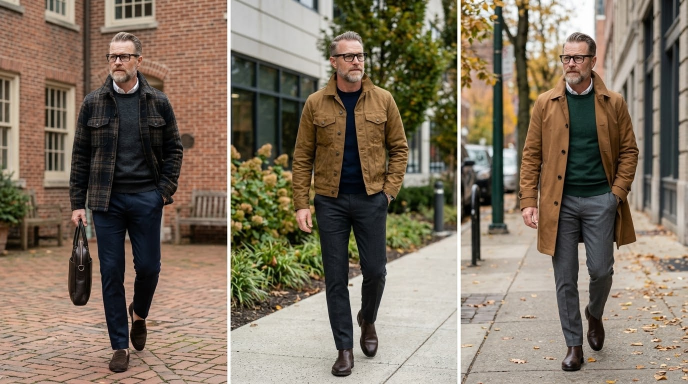
#> input picture media/jeff/1791257366908.jpg, 1376 x 768 px, given in place of verse_01_romans_10_13.jpg, which was not available (shown at 1/2 size); the run also reads 1 picture not shown here
$ python apply_fhg_human_filter.py
#> lines starting #> are read from the running program, lines starting #| are printed output that depends on the picture; after the words box and inside, x2 and y2 are one past the last pixel; in counts of white or black regions, pixels touching at a corner belong together; pictures that were not available may be replaced by others from this repository, and a replacement may not be noted
#!/usr/bin/env python3
"""
864z FHG Canonical Sketch Filter Pipeline:
  - Locked Standard for Nature & Objects (`fhg_sketch_spec`):          G2 + S2
  - Locked Standard for Humans from the Back (`fhg_sketch_people_spec`): G2 + S3

Geometry Stroke-Straightening Ladder (G1-G5):
  - G1: epsilon=0.0px,  overshoot=0.00px (Unmodified freehand curves)
  - G2: epsilon=2.5px,  overshoot=0.15px (LOCKED DEFAULT — Subtle chiseled straight segments)
  - G3: epsilon=5.5px,  overshoot=0.35px (Planar straight-line draftsmanship)
  - G4: epsilon=9.5px,  overshoot=0.65px (Bold angular straight-edge strokes)
  - G5: epsilon=16.0px, overshoot=1.10px (Architectural straight-chord abstraction)

Humanization Filter Ladder (S1-S5):
  - S1 (stage1_algorithmic): scale=0.0, blur=(0.0, 0.0), haze_opacity=0.0
  - S2 (stage2_master):      baseFreq=0.045, octaves=3, scale=1.8, blur=(0.0, 0.0), haze_opacity=0.0 (LOCKED: Nature & Objects)
  - S3 (stage3_apprentice):  baseFreq=0.035, octaves=3, scale=3.8, blur=(1.5, 1.0), haze_opacity=0.35 (LOCKED: Humans from Back)
  - S4 (stage4_student):     baseFreq=0.025, octaves=3, scale=7.5, blur=(5.0, 2.2), haze_opacity=0.45, smear_scale=6.0
  - S5 (stage5_raw):         baseFreq=0.018, octaves=4, scale=14.5, blur=(9.0, 3.8), haze_opacity=0.60, smear_scale=12.0

Always applies `C:/dev/864zeros-publish/media/visuals/jeff_canonical_signature.png` in the bottom-right corner.
"""

import os
import numpy as np
from PIL import Image, ImageDraw, ImageFilter

CANONICAL_SIG_PATH = r"C:\dev\864zeros-publish\media\visuals\jeff_canonical_signature.png"

STAGE_PRESETS = {
    "S1": {"freq": 0.045, "octaves": 1, "scale": 0.0,  "blur_x": 0.0, "blur_y": 0.0, "haze_opacity": 0.00, "smear_scale": 0.0},
    "S2": {"freq": 0.045, "octaves": 3, "scale": 1.8,  "blur_x": 0.0, "blur_y": 0.0, "haze_opacity": 0.00, "smear_scale": 0.0},
    "S3": {"freq": 0.035, "octaves": 3, "scale": 3.8,  "blur_x": 1.5, "blur_y": 1.0, "haze_opacity": 0.35, "smear_scale": 0.0},
    "S4": {"freq": 0.025, "octaves": 3, "scale": 7.5,  "blur_x": 5.0, "blur_y": 2.2, "haze_opacity": 0.45, "smear_scale": 6.0},
    "S5": {"freq": 0.018, "octaves": 4, "scale": 14.5, "blur_x": 9.0, "blur_y": 3.8, "haze_opacity": 0.60, "smear_scale": 12.0},
}

GEOM_PRESETS = {
    "G1": {"epsilon": 0.0,  "overshoot_px": 0.00},
    "G2": {"epsilon": 2.5,  "overshoot_px": 0.15},
    "G3": {"epsilon": 5.5,  "overshoot_px": 0.35},
    "G4": {"epsilon": 9.5,  "overshoot_px": 0.65},
    "G5": {"epsilon": 16.0, "overshoot_px": 1.10},
}

# Color Printmaking Filter Ladder (C1-C4): Deterministic Pure-Python Risograph & Ukiyo-e Woodblock Layers
# Applied after jeff_sketch + B1 (Blotchy Sumi-e Ink-Wash) + G1-G5 + S1-S5 across all Studio & Media Division pillars
COLOR_PRINT_PRESETS = {
    "C1": {
        "id": "C1",
        "aliases": ("C1", "PY1", "RISO_TERRA_PINE"),
        "label": "Dual-Tone Earth Risograph (Terracotta Clay & Deep Forest Pine)",
        "favorite": False,
    },
    "C2": {
        "id": "C2",
        "aliases": ("C2", "PY2", "RISO_EARTH", "RISO_OCHRE_OLIVE_UMBER"),
        "label": "3-Color Earth Risograph (Golden Ochre 18deg, Sage Olive 52deg, Terracotta Rust 78deg & Raw Umber)",
        "favorite": True,
    },
    "C3": {
        "id": "C3",
        "aliases": ("C3", "PY3", "UKIYOE_RISO", "UKIYOE_EARTH_RISO_HYBRID"),
        "label": "Ukiyo-e Woodblock x Earth-Tone Risograph Hybrid (Framed Terracotta-Amber Skyline Bokashi + 3-Color Earth Risograph)",
        "favorite": True,
    },
    "C4": {
        "id": "C4",
        "aliases": ("C4", "PY4", "UKIYOE_PRUSSIAN", "UKIYOE_PRUSSIAN_WOODBLOCK"),
        "label": "Classic Ukiyo-e Prussian Blue Bokashi + Earthy Woodblock Tints",
        "favorite": False,
    },
}
COLOR_ALIAS_MAP = {
    alias: code
    for code, meta in COLOR_PRINT_PRESETS.items()
    for alias in meta["aliases"]
}


def zhang_suen_thinning(mask: np.ndarray, max_iters: int = 14) -> np.ndarray:
    """
    Fast vectorized Zhang-Suen 1-pixel skeletonization in pure NumPy.
    Reduces every stroke (1px to 18px wide) to a single unbroken 8-connected centerline.
    """
    im = (mask > 0).astype(np.uint8)
    im[0, :] = 0
    im[-1, :] = 0
    im[:, 0] = 0
    im[:, -1] = 0

    for _ in range(max_iters):
        changed = False
        for step in (1, 2):
            p2 = im[:-2, 1:-1]
            p3 = im[:-2, 2:]
            p4 = im[1:-1, 2:]
            p5 = im[2:, 2:]
            p6 = im[2:, 1:-1]
            p7 = im[2:, :-2]
            p8 = im[1:-1, :-2]
            p9 = im[:-2, :-2]
            p1 = im[1:-1, 1:-1]

            A = (
                ((p2 == 0) & (p3 == 1)).astype(np.uint8)
                + ((p3 == 0) & (p4 == 1)).astype(np.uint8)
                + ((p4 == 0) & (p5 == 1)).astype(np.uint8)
                + ((p5 == 0) & (p6 == 1)).astype(np.uint8)
                + ((p6 == 0) & (p7 == 1)).astype(np.uint8)
                + ((p7 == 0) & (p8 == 1)).astype(np.uint8)
                + ((p8 == 0) & (p9 == 1)).astype(np.uint8)
                + ((p9 == 0) & (p2 == 1)).astype(np.uint8)
            )
            B = p2 + p3 + p4 + p5 + p6 + p7 + p8 + p9

            if step == 1:
                m1 = p2 * p4 * p6
                m2 = p4 * p6 * p8
            else:
                m1 = p2 * p4 * p8
                m2 = p2 * p6 * p8

            cond = (p1 == 1) & (A == 1) & (B >= 2) & (B <= 6) & (m1 == 0) & (m2 == 0)
            if np.any(cond):
                im[1:-1, 1:-1][cond] = 0
                changed = True
        if not changed:
            break
    return im.astype(bool)


def rdp_simplify_indices(pts: np.ndarray, epsilon: float) -> np.ndarray:
    """Iterative Ramer-Douglas-Peucker returning the kept indices along `pts`."""
    n = len(pts)
    if n <= 2 or epsilon <= 0.0:
        return np.arange(n, dtype=np.int32)
    keep = np.zeros(n, dtype=bool)
    keep[0] = True
    keep[-1] = True
    stack = [(0, n - 1)]
    while stack:
        i, j = stack.pop()
        if j - i <= 1:
            continue
        p1 = pts[i]
        p2 = pts[j]
        seg = p2 - p1
        seg_len_sq = float(seg[0] * seg[0] + seg[1] * seg[1])
        sub = pts[i + 1 : j]
        if seg_len_sq < 1e-6:
            dists = np.hypot(sub[:, 0] - p1[0], sub[:, 1] - p1[1])
        else:
            cross = np.abs(seg[0] * (p1[1] - sub[:, 1]) - (p1[0] - sub[:, 0]) * seg[1])
            dists = cross / np.sqrt(seg_len_sq)
        max_idx = int(np.argmax(dists))
        max_d = float(dists[max_idx])
        if max_d > epsilon:
            split = i + 1 + max_idx
            keep[split] = True
            stack.append((i, split))
            stack.append((split, j))
    return np.nonzero(keep)[0].astype(np.int32)


def apply_geometric_transform(ink_alpha: np.ndarray, geom_stage: str, res_scale: float, seed: int = 864) -> np.ndarray:
    """
    Applies the G1-G5 Stroke-Straightening Geometry Filter Ladder to an extracted ink alpha channel.
    Extracts every ink stroke's unbroken 1px skeleton via Zhang-Suen thinning, measures local
    stroke width and darkness along the original curved chain, simplifies curves into straight-line
    chords via Ramer-Douglas-Peucker (`epsilon`), and redraws continuous variable-width straight strokes.
    """
    g_key = geom_stage.upper()
    if g_key not in GEOM_PRESETS or GEOM_PRESETS[g_key]["epsilon"] <= 0.01:
        return ink_alpha.copy()

    gcfg = GEOM_PRESETS[g_key]
    epsilon = gcfg["epsilon"] * res_scale
    overshoot_px = gcfg["overshoot_px"] * res_scale

    h, w = ink_alpha.shape
    mask = (ink_alpha > 0.16).astype(np.uint8)

    # Estimate local stroke thickness at every pixel via morphological erosion levels
    mask_pil = Image.fromarray(mask * 255, mode="L")
    thickness_map = np.ones((h, w), dtype=np.float32) * 1.35
    cur = mask_pil
    for r in range(1, 9):
        cur = cur.filter(ImageFilter.MinFilter(3))
        eroded = np.array(cur) > 127
        if not eroded.any():
            break
        thickness_map[eroded] = 1.35 + r * 1.85

    thick_pil = Image.fromarray(np.clip(thickness_map * 12.0, 0, 255).astype(np.uint8), mode="L")
    thickness_map = np.array(thick_pil.filter(ImageFilter.MaxFilter(3)), dtype=np.float32) / 12.0

    alpha_pil = Image.fromarray(np.clip(ink_alpha * 255.0, 0, 255).astype(np.uint8), mode="L")
    peak_alpha_map = np.array(alpha_pil.filter(ImageFilter.MaxFilter(3)), dtype=np.float32) / 255.0

    skeleton = zhang_suen_thinning(mask, max_iters=14)

    skel_u8 = skeleton.astype(np.uint8)
    deg = np.zeros_like(skel_u8)
    nbrs = [(-1, 0), (1, 0), (0, -1), (0, 1), (-1, -1), (-1, 1), (1, -1), (1, 1)]
    for dy, dx in nbrs:
        shifted = np.zeros_like(skel_u8)
        y0_s, y1_s = max(0, -dy), h - max(0, dy)
        x0_s, x1_s = max(0, -dx), w - max(0, dx)
        y0_d, y1_d = max(0, dy), h - max(0, -dy)
        x0_d, x1_d = max(0, dx), w - max(0, -dx)
        shifted[y0_d:y1_d, x0_d:x1_d] = skel_u8[y0_s:y1_s, x0_s:x1_s]
        deg += shifted
    deg *= skel_u8

    visited = ~skeleton
    ys_ep, xs_ep = np.nonzero(skeleton & (deg == 1))
    ys_all, xs_all = np.nonzero(skeleton & (deg != 1))
    seed_ys = np.concatenate([ys_ep, ys_all])
    seed_xs = np.concatenate([xs_ep, xs_all])

    chains = []

    def walk_from(start_y: int, start_x: int):
        path = []
        cy, cx = start_y, start_x
        while True:
            found = False
            for dy, dx in nbrs:
                ny, nx = cy + dy, cx + dx
                if 0 <= ny < h and 0 <= nx < w and not visited[ny, nx]:
                    visited[ny, nx] = True
                    path.append((nx, ny))
                    cy, cx = ny, nx
                    found = True
                    break
            if not found:
                for dy, dx in nbrs:
                    ny, nx = cy + dy, cx + dx
                    if 0 <= ny < h and 0 <= nx < w and skeleton[ny, nx]:
                        if (len(path) == 0 and (nx != start_x or ny != start_y)) or (
                            len(path) >= 2 and (nx, ny) != path[-2]
                        ):
                            path.append((nx, ny))
                            break
                break
        return path

    for sy, sx in zip(seed_ys, seed_xs):
        if visited[sy, sx]:
            continue
        visited[sy, sx] = True
        fwd = walk_from(sy, sx)
        bwd = walk_from(sy, sx)
        full_chain = list(reversed(bwd)) + [(sx, sy)] + fwd
        if len(full_chain) >= 2:
            chains.append(np.array(full_chain, dtype=np.float32))
        elif len(full_chain) == 1:
            chains.append(np.array([full_chain[0], full_chain[0]], dtype=np.float32))

    ss = 2
    canvas = Image.new("L", (w * ss, h * ss), 0)
    draw = ImageDraw.Draw(canvas)

    for chain in chains:
        keep_idx = rdp_simplify_indices(chain, epsilon=epsilon)
        for k in range(len(keep_idx) - 1):
            i0 = int(keep_idx[k])
            i1 = int(keep_idx[k + 1])
            x0, y0 = chain[i0]
            x1, y1 = chain[i1]

            sub_pts = chain[i0 : i1 + 1].astype(np.int32)
            xs_c = np.clip(sub_pts[:, 0], 0, w - 1)
            ys_c = np.clip(sub_pts[:, 1], 0, h - 1)
            w_px = max(1, int(round(float(np.median(thickness_map[ys_c, xs_c])) * ss)))
            seg_alpha = float(np.percentile(peak_alpha_map[ys_c, xs_c], 75))
            fill_val = int(np.clip(seg_alpha * 255.0, 50, 255))

            seg_len = float(np.hypot(x1 - x0, y1 - y0))
            if overshoot_px > 0.0 and seg_len > 8.0 * res_scale:
                dx, dy = x1 - x0, y1 - y0
                ux, uy = dx / seg_len, dy / seg_len
                ox0, oy0 = x0 - ux * overshoot_px, y0 - uy * overshoot_px
                ox1, oy1 = x1 + ux * overshoot_px, y1 + uy * overshoot_px
            else:
                ox0, oy0, ox1, oy1 = x0, y0, x1, y1

            draw.line([(ox0 * ss, oy0 * ss), (ox1 * ss, oy1 * ss)], fill=fill_val, width=w_px, joint="curve")
            if w_px >= 3:
                r_cap = w_px * 0.48
                for vx, vy in ((x0 * ss, y0 * ss), (x1 * ss, y1 * ss)):
                    draw.ellipse([vx - r_cap, vy - r_cap, vx + r_cap, vy + r_cap], fill=fill_val)

    out_pil = canvas.resize((w, h), resample=Image.Resampling.BICUBIC)
    return np.array(out_pil, dtype=np.float32) / 255.0


def fractal_turbulence(h: int, w: int, base_freq: float, num_octaves: int, seed: int) -> np.ndarray:
    """Generates 2D fractalNoise matching SVG feTurbulence(type='fractalNoise'). Returns values in [-1, 1]."""
    rng = np.random.default_rng(seed)
    acc = np.zeros((h, w), dtype=np.float32)
    total_amp = 0.0
    for octave in range(num_octaves):
        freq = base_freq * (2 ** octave)
        amp = 0.5 ** octave
        # Period in pixels = 1 / freq
        period = max(2.0, 1.0 / max(freq, 1e-4))
        gh = max(3, int(round(h / period)))
        gw = max(3, int(round(w / period)))
        grid = rng.uniform(-1.0, 1.0, size=(gh, gw)).astype(np.float32)
        up = Image.fromarray(grid, mode="F").resize((w, h), resample=Image.Resampling.BICUBIC)
        acc += np.array(up, dtype=np.float32) * amp
        total_amp += amp
    acc /= max(total_amp, 1e-6)
    return np.clip(acc * 1.35, -1.0, 1.0)


def displace_channel(channel: np.ndarray, dx: np.ndarray, dy: np.ndarray, scale: float) -> np.ndarray:
    """Applies SVG feDisplacementMap bilinearly across a 2D array."""
    if scale <= 0.0:
        return channel.copy()
    h, w = channel.shape
    yy, xx = np.mgrid[0:h, 0:w].astype(np.float32)
    src_x = np.clip(xx + dx * scale, 0.0, w - 1.0)
    src_y = np.clip(yy + dy * scale, 0.0, h - 1.0)

    x0 = np.floor(src_x).astype(int)
    x1 = np.clip(x0 + 1, 0, w - 1)
    y0 = np.floor(src_y).astype(int)
    y1 = np.clip(y0 + 1, 0, h - 1)
    wx = src_x - x0
    wy = src_y - y0

    return (
        (1.0 - wx) * (1.0 - wy) * channel[y0, x0]
        + wx * (1.0 - wy) * channel[y0, x1]
        + (1.0 - wx) * wy * channel[y1, x0]
        + wx * wy * channel[y1, x1]
    )


# [359 lines left out: functions anisotropic_gaussian_blur, apply_blotch_prepass, halftone_screen, shift_array, apply_ink_layer, build_color_print_layers and 2 more, not called in this run]


def apply_humanizer_ladder(
    input_path: str,
    output_path: str,
    stage: str = "S2",
    sig_path: str = CANONICAL_SIG_PATH,
    seed: int = 864,
    geom_stage: str = "G2",
    blotch: bool = False,
    color_stage: str | None = None,
):
#> called with stage = 'S2', seed = 101, geom_stage = 'G2', blotch = False
    st_upper = stage.upper().replace(" ", "")
    color_only_pass = False
    if "+" in st_upper:
        parts = st_upper.split("+")
        st_upper = "S2"
        for p in parts:
            if p in GEOM_PRESETS:
                geom_stage = p
            elif p in STAGE_PRESETS:
                st_upper = p
            elif p in ("B1", "BLOTCH", "INKWASH"):
                blotch = True
            elif p in COLOR_ALIAS_MAP:
                color_stage = COLOR_ALIAS_MAP[p]
    elif st_upper in COLOR_ALIAS_MAP:
        # Standalone color pass (e.g., stage="C2" or "C3") on an ALREADY rendered B1/sketch image:
        # Skip re-running geometry/humanizer wobble so existing linework stays 100% pixel-locked!
        color_stage = COLOR_ALIAS_MAP[st_upper]
        color_only_pass = True
        st_upper = "S1"
        geom_stage = "G1"
    elif st_upper in GEOM_PRESETS:
        geom_stage = st_upper
        st_upper = "S1"  # Keep straightened strokes crisp and un-wobbled by default when running G1-G5 directly
    cfg = STAGE_PRESETS[st_upper]
    img = Image.open(input_path).convert("RGB")
#> img is the input picture: PIL image 1376x768 RGB; mean R, G, B 127, 113.7, 96.7
    w, h = img.size
    arr = np.array(img, dtype=np.float32)

    if color_only_pass:
        lum = 0.299 * arr[:, :, 0] + 0.587 * arr[:, :, 1] + 0.114 * arr[:, :, 2]
        parchment_mask = lum >= np.percentile(lum, 60)
        bg_r = float(np.median(arr[:, :, 0][parchment_mask]))
        bg_g = float(np.median(arr[:, :, 1][parchment_mask]))
        bg_b = float(np.median(arr[:, :, 2][parchment_mask]))
        tooth_r = fractal_turbulence(h, w, base_freq=0.08, num_octaves=2, seed=seed + 101) * 3.0
        paper_r = np.clip(bg_r + tooth_r, 0, 255)
        paper_g = np.clip(bg_g + tooth_r * 0.92, 0, 255)
        paper_b = np.clip(bg_b + tooth_r * 0.82, 0, 255)
        ink_rgb = (24.0, 21.0, 19.0)
        out_arr = apply_color_printmaking_stage(arr, color_stage=color_stage, seed=seed)
    else:
        # Scale factor relative to 1024x1024 SVG reference viewBox
        res_scale = w / 1024.0

        # 1. Separate warm parchment ground from black ink strokes
        lum = 0.299 * arr[:, :, 0] + 0.587 * arr[:, :, 1] + 0.114 * arr[:, :, 2]
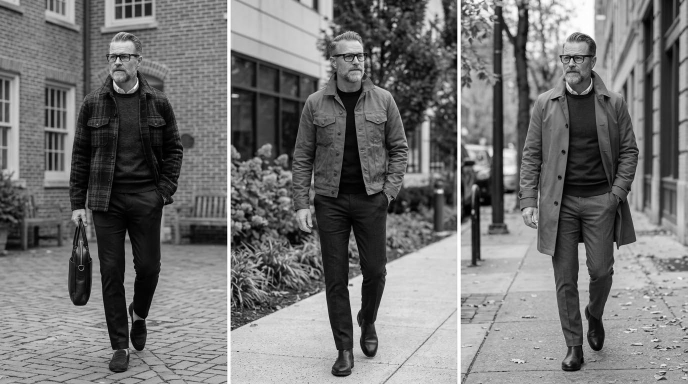
#> lum: shape (768, 1376) float32 (shown at 1/2 size); min 0, max 255, mean 115.7
        paper_level = np.percentile(lum, 85)
#> paper_level = 187.9
        ink_alpha = np.clip((paper_level - lum) / max(paper_level - 22.0, 1.0), 0.0, 1.0)

        # 1a. Optional Blotchy Sumi-e Ink-Wash Prepass (B1 / fhg_inkwash_blotch_spec)
        if blotch:
            ink_alpha = apply_blotch_prepass(ink_alpha, res_scale=res_scale, seed=seed)
        else:
            # When blotch=False (Pure Contour G2 / Angular G4), if the source image contains broad watercolor
            # washes, strip the broad wash fill via morphological local-background high-pass so G2/G4 renders
            # strictly the crisp fountain-pen contour linework!
            fg_pil = Image.fromarray(((ink_alpha > 0.14).astype(np.uint8) * 255), mode="L")
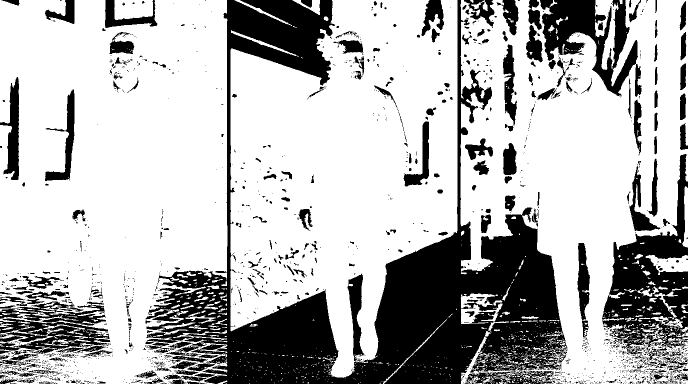
#> fg_pil: PIL image 1376x768 L (shown at 1/2 size); 71.5% white; 1765 black regions (1451 under 20 px), largest, box (x1, y1, x2, y2) and area: (293, 0, 1135, 768) 175840, (1204, 308, 1376, 712) 28152, (1080, 0, 1283, 194) 16970
            eroded_4px = np.array(fg_pil.filter(ImageFilter.MinFilter(7)), dtype=np.uint8) > 0
#> eroded_4px: shape (768, 1376) bool; 55.7% white; 178 black regions, largest, box (x1, y1, x2, y2) and area: (244, 0, 1376, 768) 304194, (0, 531, 229, 768) 41574, (1049, 0, 1286, 314) 36574
            if float(np.mean(eroded_4px)) >= 0.022:
                lum_pil = Image.fromarray(np.clip(lum, 0, 255).astype(np.uint8), mode="L")
                local_bg = np.array(
                    lum_pil.filter(ImageFilter.MaxFilter(9)).filter(ImageFilter.GaussianBlur(radius=4.0)),
                    dtype=np.float32,
                )
                line_diff = local_bg - lum
                ink_alpha = np.clip((line_diff - 12.0) / 55.0, 0.0, 1.0)

        # 1b. Apply Geometry Filter Ladder (G1-G5) if geom_stage > G1
        if geom_stage.upper() != "G1":
            ink_alpha = apply_geometric_transform(ink_alpha, geom_stage=geom_stage, res_scale=res_scale, seed=seed)
#> after the loop in apply_geometric_transform, `for r in range(1, 9):`:
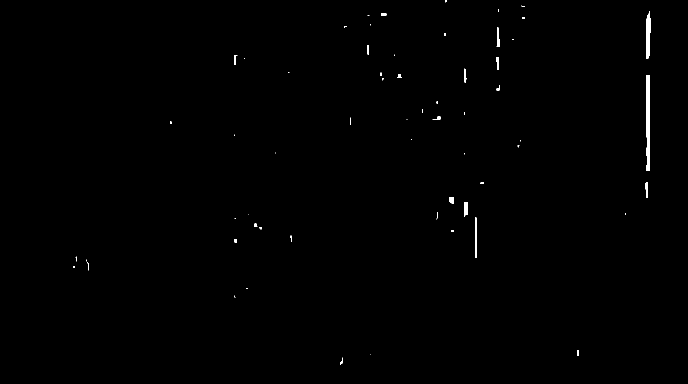
#> cur: PIL image 1376x768 L (shown at 1/2 size); 0.35% white; 61 white regions (39 under 20 px), largest, box (x1, y1, x2, y2) and area: (1293, 150, 1300, 342) 1217, (1293, 22, 1301, 118) 634, (950, 435, 954, 516) 238
#> after the loop in apply_geometric_transform, `for r in range(1, 9):`:
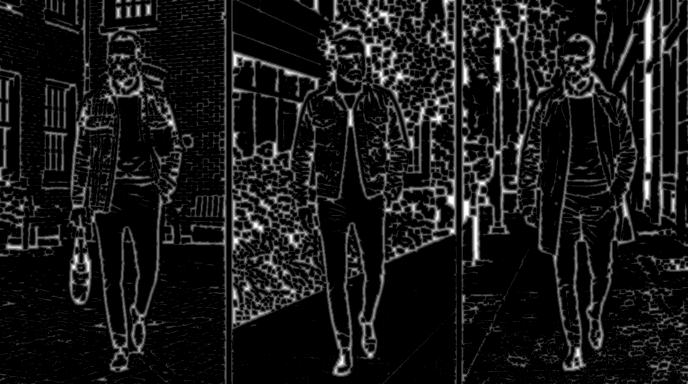
#> thickness_map: shape (768, 1376) float32 (shown at 1/2 size); min 1.35, max 16.15, mean 2.8; drawn with min black and max white
#> after the loop in zhang_suen_thinning, `for _ in range(max_iters):`:
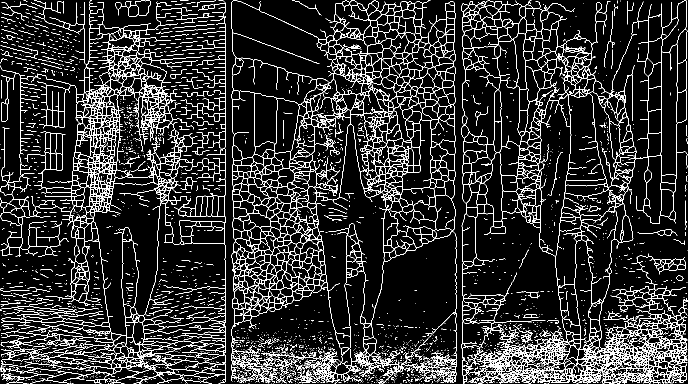
#> im: shape (768, 1376) (shown at 1/2 size); values 0 (black) and 1 (white), 11.3% white in thin lines or dots
#> after the loop in apply_geometric_transform, `for dy, dx in nbrs:`:
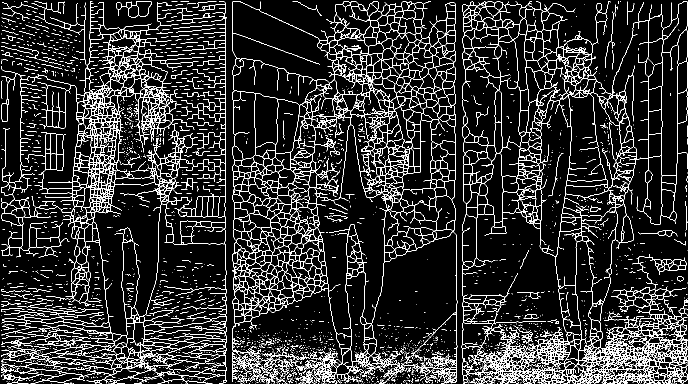
#> shifted: shape (768, 1376) (shown at 1/2 size); values 0 (black) and 1 (white), 11.3% white in thin lines or dots
#> in apply_geometric_transform, `visited = ~skeleton`:
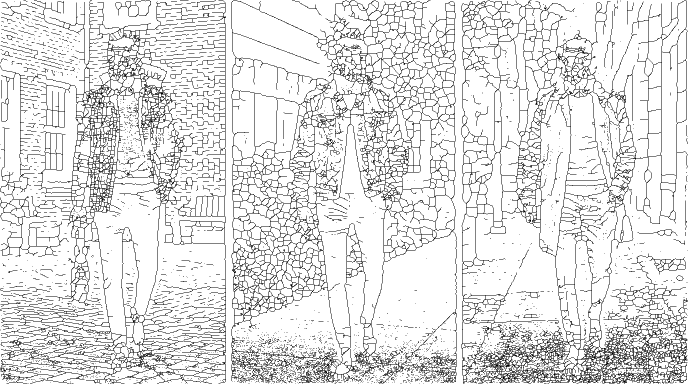
#> visited: shape (768, 1376) bool (shown at 1/2 size); 88.7% white; black in thin lines or dots
#> in apply_geometric_transform, `ys_ep, xs_ep = np.nonzero(skeleton & (deg == 1))`: ys_ep = 4511 values from 1 to 766; xs_ep = 4511 values, max 1374 at index 1068, min 1 at index 327, mean 588.5
#> the loop in apply_geometric_transform, `for sy, sx in zip(seed_ys, seed_xs):` made 119536 passes
#> (sy, sx, bwd) on passes 1 to 3: (1, 47, [(48, 1)]), (1, 68, [(69, 1)]), (1, 183, [(182, 1)])
#> (the rest of the program and of its run is left out)
